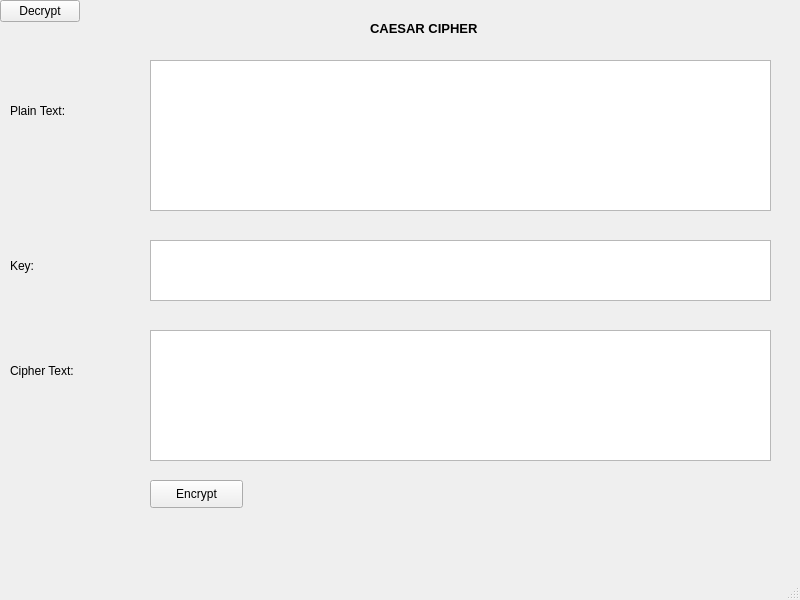
<?xml version="1.0" encoding="UTF-8"?>
<ui version="4.0">
 <class>MainWindow</class>
 <widget class="QMainWindow" name="MainWindow">
  <property name="geometry">
   <rect>
    <x>0</x>
    <y>0</y>
    <width>800</width>
    <height>600</height>
   </rect>
  </property>
  <property name="windowTitle">
   <string>MainWindow</string>
  </property>
  <property name="layoutDirection">
   <enum>Qt::LeftToRight</enum>
  </property>
  <widget class="QWidget" name="centralwidget">
   <widget class="QPlainTextEdit" name="plainTextEdit">
    <property name="geometry">
     <rect>
      <x>150</x>
      <y>60</y>
      <width>621</width>
      <height>151</height>
     </rect>
    </property>
   </widget>
   <widget class="QPlainTextEdit" name="plainTextEdit_2">
    <property name="geometry">
     <rect>
      <x>150</x>
      <y>240</y>
      <width>621</width>
      <height>61</height>
     </rect>
    </property>
   </widget>
   <widget class="QPlainTextEdit" name="plainTextEdit_3">
    <property name="geometry">
     <rect>
      <x>150</x>
      <y>330</y>
      <width>621</width>
      <height>131</height>
     </rect>
    </property>
   </widget>
   <widget class="QLabel" name="label">
    <property name="geometry">
     <rect>
      <x>10</x>
      <y>70</y>
      <width>141</width>
      <height>81</height>
     </rect>
    </property>
    <property name="maximumSize">
     <size>
      <width>141</width>
      <height>81</height>
     </size>
    </property>
    <property name="text">
     <string>Plain Text:</string>
    </property>
   </widget>
   <widget class="QLabel" name="label_2">
    <property name="geometry">
     <rect>
      <x>10</x>
      <y>240</y>
      <width>141</width>
      <height>51</height>
     </rect>
    </property>
    <property name="maximumSize">
     <size>
      <width>141</width>
      <height>81</height>
     </size>
    </property>
    <property name="text">
     <string>Key:</string>
    </property>
   </widget>
   <widget class="QLabel" name="label_3">
    <property name="geometry">
     <rect>
      <x>10</x>
      <y>330</y>
      <width>141</width>
      <height>81</height>
     </rect>
    </property>
    <property name="maximumSize">
     <size>
      <width>141</width>
      <height>81</height>
     </size>
    </property>
    <property name="text">
     <string>Cipher Text:</string>
    </property>
   </widget>
   <widget class="QLabel" name="label_4">
    <property name="geometry">
     <rect>
      <x>370</x>
      <y>20</y>
      <width>521</width>
      <height>16</height>
     </rect>
    </property>
    <property name="minimumSize">
     <size>
      <width>0</width>
      <height>16</height>
     </size>
    </property>
    <property name="font">
     <font>
      <pointsize>10</pointsize>
      <weight>75</weight>
      <bold>true</bold>
     </font>
    </property>
    <property name="layoutDirection">
     <enum>Qt::LeftToRight</enum>
    </property>
    <property name="text">
     <string>CAESAR CIPHER</string>
    </property>
   </widget>
   <widget class="QPushButton" name="pushButton">
    <property name="geometry">
     <rect>
      <x>150</x>
      <y>480</y>
      <width>93</width>
      <height>28</height>
     </rect>
    </property>
    <property name="text">
     <string>Encrypt</string>
    </property>
   </widget>
   <widget class="QPushButton" name="pushButton_2">
    <property name="text">
     <string>Decrypt</string>
    </property>
   </widget>
  </widget>
  <widget class="QMenuBar" name="menubar">
   <property name="geometry">
    <rect>
     <x>0</x>
     <y>0</y>
     <width>800</width>
     <height>26</height>
    </rect>
   </property>
  </widget>
  <widget class="QStatusBar" name="statusbar"/>
 </widget>
 <resources/>
 <connections/>
</ui>
